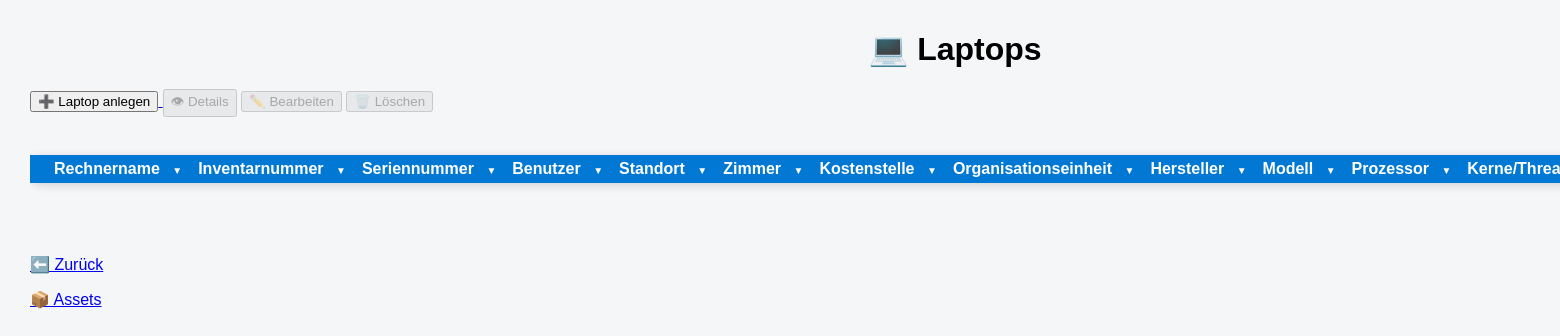
The page /assets/laptop on the database as committed earlier.
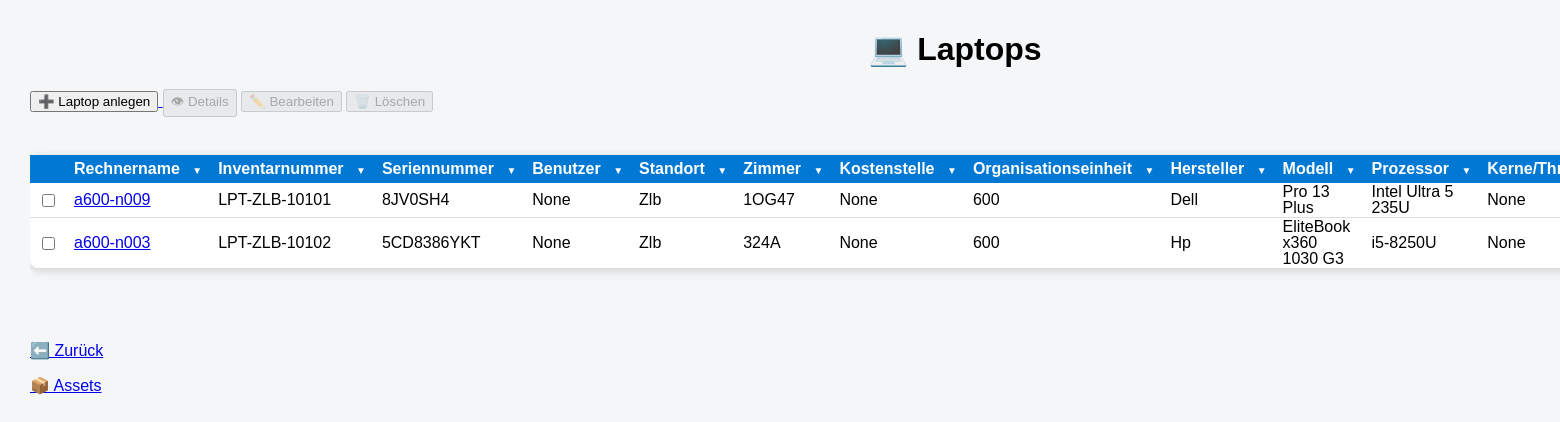
The same page on the database as committed later.
### tables this page shows
CREATE TABLE assets (

    id INTEGER PRIMARY KEY,

    inventarnummer TEXT,
    rechnername TEXT,
    seriennummer TEXT,

    kostenstelle TEXT,
    organisationseinheit TEXT,

    standort TEXT,
    zimmer TEXT,

    anschaffungsdatum TEXT,
    installationsdatum TEXT,

    assettyp TEXT,
    verwendungsart TEXT,

    status TEXT,

    hersteller TEXT,
    modell TEXT,

    mac_adresse TEXT,
    garantie TEXT,

    verwaltungsart TEXT,

    prozessor TEXT,
    kerne_threads TEXT,

    ram TEXT,
    festplatte TEXT,

    betriebssystem TEXT,

    displaygroesse TEXT,
    dockingstation TEXT,

    anlagenummer TEXT,

    mitarbeiter TEXT,

    bemerkung TEXT

);

### app.py (the view)
@app.route("/assets/laptop")
def laptops():
    verbindung = sqlite3.connect("asset_management.db")
    cursor = verbindung.cursor()
    cursor.execute("""
        SELECT *
        FROM assets
        WHERE LOWER(assettyp) = 'laptop'
        ORDER BY inventarnummer
    """)
    laptops = cursor.fetchall()
    print(laptops[:1])
    verbindung.close()
    return render_template(
        "laptops.html",
        laptops=laptops
    )

### templates/laptops.html (shortened to what this page needs)
<!DOCTYPE html>
<html>
<head>
    <link rel="stylesheet"
          href="{{ url_for('static', filename='style.css') }}">
    <link rel="stylesheet"
          href="{{ url_for('static', filename='assets_liste_tables.css') }}">
    <link rel="stylesheet"
          href="{{ url_for('static', filename='dropdowns.css') }}">
</head>
<body>
<div class="container">
    <h1>💻 Laptops</h1>
    <div class="toolbar">
        <a href="/asset/anlegen">
            <button>➕ Laptop anlegen</button>
        </a>
        <button disabled>👁 Details</button>
        <button disabled>✏️ Bearbeiten</button>
        <button disabled>🗑️ Löschen</button>
    </div>
    <br>
    <div style="overflow-x:auto;">
        <table>
            <tr>
                <th></th>
                <th class="dropdown-column">
                Rechnername
                <span class="dropdown-button">▼</span>
             </th>
                <th class="dropdown-column">
                    Inventarnummer
                    <span class="dropdown-button">▼</span>
                </th>
                <th class="dropdown-column">
                    Seriennummer
                    <span class="dropdown-button">▼</span>
                </th>
                <th class="dropdown-column">
                    Benutzer
                    <span class="dropdown-button">▼</span>
                </th>
               <th class="dropdown-column">
                    Standort
                    <span class="dropdown-button">▼</span>
                </th>
                <th class="dropdown-column">
                    Zimmer
                    <span class="dropdown-button">▼</span>
                </th>
                <th class="dropdown-column">
                    Kostenstelle
                    <span class="dropdown-button">▼</span>
                </th>
                <th class="dropdown-column">
                    Organisationseinheit
                    <span class="dropdown-button">▼</span>
                </th>
                <th class="dropdown-column">
                    Hersteller
                    <span class="dropdown-button">▼</span>
                </th>
                <th class="dropdown-column">
                    Modell
                    <span class="dropdown-button">▼</span>
                </th>
                <th class="dropdown-column">
                    Prozessor
                    <span class="dropdown-button">▼</span>
                </th>
                <th class="dropdown-column">
                    Kerne/Threads
                </th>
            </tr>
            {% for pc in laptops %}
            <tr>
                <td>
                    <input type="checkbox">
                </td>
                <td>
                    <a href="/assets/details/{{ pc[1] }}">
                        {{ pc[2] }}
                    </a>
                </td>
                <td>{{ pc[1] }}</td>
                <td>{{ pc[3] }}</td>
                <td>{{ pc[26] }}</td>
                <td>{{ pc[6] }}</td>
                <td>{{ pc[7] }}</td>
                <td>{{ pc[4] }}</td>
                <td>{{ pc[5] }}</td>
                <td>{{ pc[13] }}</td>
                <td>{{ pc[14] }}</td>
                <td>{{ pc[18] }}</td>
                <td>{{ pc[19] }}</td>
            </tr>
            {% endfor %}
        </table>
    </div>
    <br><br>
    <p><a href="javascript:history.back()">⬅️ Zurück</a></p>
    <p><a href="/assets">📦 Assets</a></p>
</div>
</body>
</html>

Rows that differ between the two databases and show on the page:
added assets: rechnername "a600-n009", inventarnummer "LPT-ZLB-10101", seriennummer "8JV0SH4", pc "None", standort "Zlb", zimmer "1OG47", organisationseinheit "600", hersteller "Dell", modell "Pro 13 Plus", prozessor "Intel Ultra 5 235U"
added assets: rechnername "a600-n003", inventarnummer "LPT-ZLB-10102", seriennummer "5CD8386YKT", pc "None", standort "Zlb", zimmer "324A", organisationseinheit "600", hersteller "Hp", modell "EliteBook x360 1030 G3", prozessor "i5-8250U"
